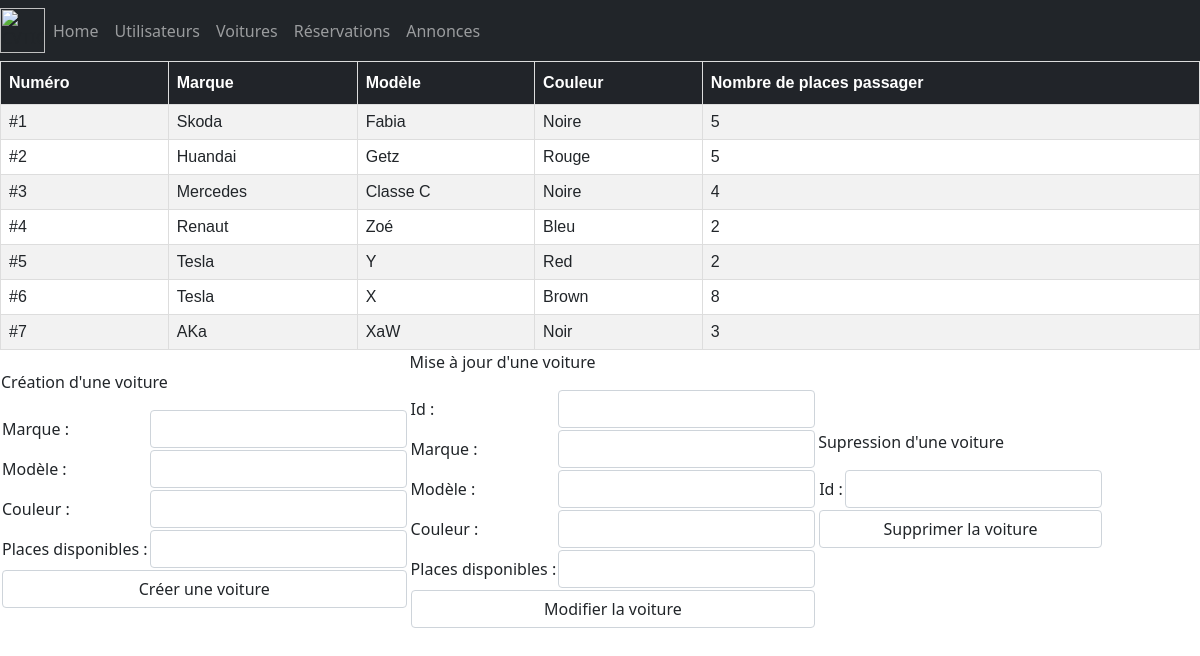
Screenshot of /cars_crud.php with the database file from the repository.
### tables this page shows
CREATE TABLE `cars` (
  `id` int NOT NULL,
  `brand` varchar(255) NOT NULL,
  `model` varchar(255) NOT NULL,
  `color` varchar(255) NOT NULL,
  `nbrSlots` int NOT NULL
);

### class/Services/DataBaseService.php (called while the page is built, shortened)
<?php
class DataBaseService
{
    private $connection;
    public function __construct()
    {
        try {
            $this->connection = new PDO(
                'mysql:host=' . self::HOST . ';port=' . self::PORT . ';dbname=' . self::DATABASE_NAME,
                self::MYSQL_USER,
                self::MYSQL_PASSWORD
            );
            $this->connection->exec("SET CHARACTER SET utf8");
        } catch (Exception $e) {
            echo 'Erreur : ' . $e->getMessage();
        }
    }
    public function getCars(): array
    {
        $cars = [];
        $sql = 'SELECT * FROM cars';
        $query = $this->connection->query($sql);
        $results = $query->fetchAll(PDO::FETCH_ASSOC);
        if (!empty($results)) {
            $cars = $results;
        }
        return $cars;
    }
}

### class/Services/CarsService.php (called while the page is built, shortened)
<?php
class CarsService
{
    public function getCars(): array
    {
        $cars = [];
        $dataBaseService = new DataBaseService();
        $carsDTO = $dataBaseService->getCars();
        if (!empty($carsDTO)) {
            foreach ($carsDTO as $carDTO) {
                $car = new Car();
                $car->setId($carDTO['id']);
                $car->setBrand($carDTO['brand']);
                $car->setModel($carDTO['model']);
                $car->setColor($carDTO['color']);
                $car->setNbrSlots($carDTO['nbrSlots']);
                $cars[] = $car;
            }
        }
        return $cars;
    }
}

### class/Entities/Car.php (called while the page is built, shortened)
<?php
class Car
{
    private $id;
    private $brand;
    private $model;
    private $color;
    private $nbrSlots;
    public function getId(): string
    {
        return $this->id;
    }
    public function setId(string $id): self
    {
        $this->id = $id;
        return $this;
    }
    public function getBrand(): string
    {
        return $this->brand;
    }
    public function setBrand(string $brand): self
    {
        $this->brand = $brand;
        return $this;
    }
    public function getModel(): string
    {
        return $this->model;
    }
    public function setModel(string $model): self
    {
        $this->model = $model;
        return $this;
    }
    public function getColor(): string
    {
        return $this->color;
    }
    public function setColor(string $color): self
    {
        $this->color = $color;
        return $this;
    }
    public function getNbrSlots(): int
    {
        return $this->nbrSlots;
    }
    public function setNbrSlots(int $nbrSlots): self
    {
        $this->nbrSlots = $nbrSlots;
        return $this;
    }
}

### class/Controllers/CarsController.php (the view, shortened to what this page needs)
<?php
class CarsController
{
    public function getCars(): string
    {
        $html = '<table class="table_af">' .
        '<tr>' .
        '<th>Numéro</th>' .
        '<th>Marque</th>' .
        '<th>Modèle</th>' .
        '<th>Couleur</th>' .
        '<th>Nombre de places passager</th>' .
        '</tr>';
        $carsService = new CarsService();
        $cars = $carsService->getCars();
        foreach ($cars as $car) {
            $html .=
                '<tr>'.
                '<td>'. '#' . $car->getId() . ' ' . '</td>' .
                '<td>'. $car->getBrand() . ' ' . '</td>' .
                '<td>'. $car->getModel() . ' ' . '</td>' .
                '<td>'. $car->getColor() . ' ' . '</td>' .
                '<td>'. $car->getNbrSlots(). ' ' . '</td>' .
                '</tr>';
        }
        $html .= '</table>';
        return $html;
    }
}

### css/style.css (style rules this page uses)
.table_af { font-family: Arial, Helvetica, sans-serif; border-collapse: collapse; width: 100%; }
.table_af td, .table_af th { border: 1px solid #ddd; padding: 8px; }
.table_af tr:nth-child(even) { background-color: #f2f2f2; }
.table_af th { padding-top: 12px; padding-bottom: 12px; text-align: left; background-color: #212429; color: white; }

### rows the page displays
cars: id "1", brand "Skoda", model "Fabia", color "Noire", nbrSlots "5"
cars: id "2", brand "Huandai", model "Getz", color "Rouge", nbrSlots "5"
cars: id "3", brand "Mercedes", model "Classe C", color "Noire", nbrSlots "4"
cars: id "4", brand "Renaut", model "Zoé", color "Bleu", nbrSlots "2"
cars: id "5", brand "Tesla", model "Y", color "Red", nbrSlots "2"
cars: id "6", brand "Tesla", model "X", color "Brown", nbrSlots "8"
cars: id "7", brand "AKa", model "XaW", color "Noir", nbrSlots "3"
